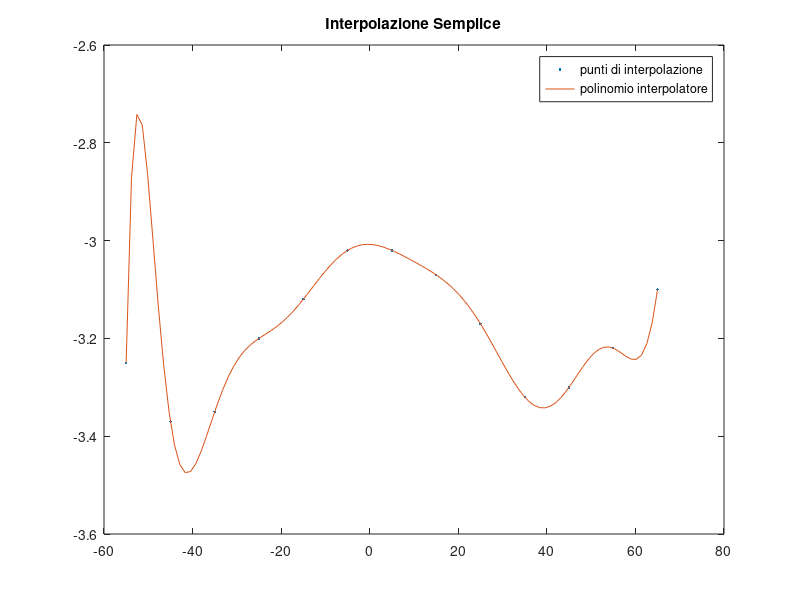
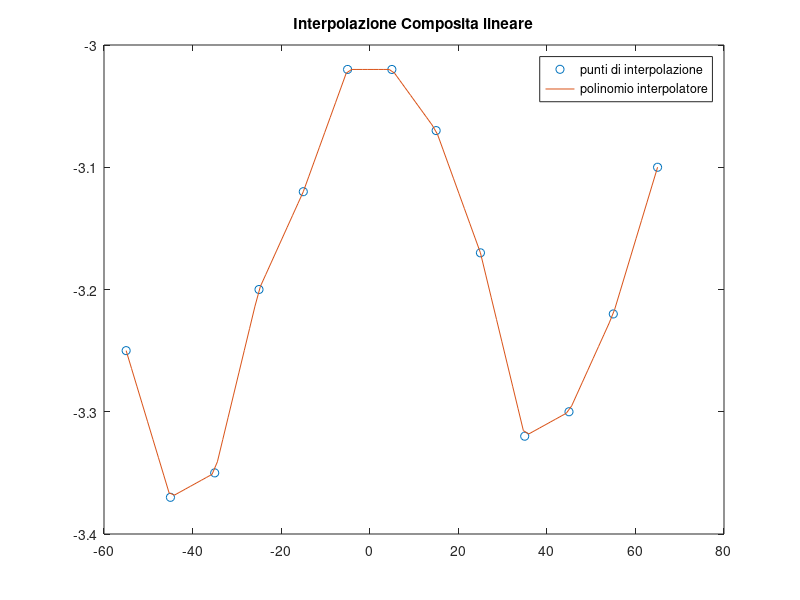
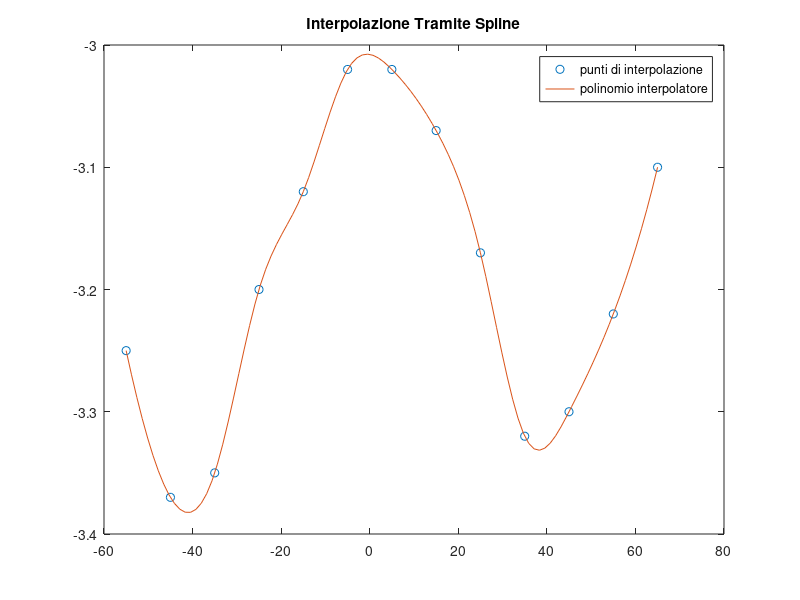

Here is the MATLAB script that generated these plots, in order:
%% Esercizio di Confronto tra interpolazioni composte
clc
clear
close all

% interpolazione composita lineare: 'interp1'
% interpolazione tramite spline: 'spline'

x = [-55:10:65];
y = [-3.25, -3.37, -3.35, -3.2, -3.12, -3.02, -3.02, -3.07, -3.17, -3.32, -3.3, -3.22, -3.1];
n = 12;


xspace = linspace(-55, 65);


%% Interpolazione semplice
coeff = polyfit(x, y, n);
yspace = polyval(coeff, xspace);
plot(x, y, '.', xspace, yspace, '-');
legend('punti di interpolazione', 'polinomio interpolatore');
title('Interpolazione Semplice');

%% Interpolazione Composita lineare
figure;
yspace = interp1(x, y, xspace);
plot(x,y,'o', xspace, yspace, '-');
legend('punti di interpolazione', 'polinomio interpolatore');
title('Interpolazione Composita lineare');

%% Interpolazione tramite spline
figure;
yspace = spline(x, y, xspace);
plot(x, y, 'o', xspace, yspace, '-')
legend('punti di interpolazione', 'polinomio interpolatore');
title('Interpolazione Tramite Spline');